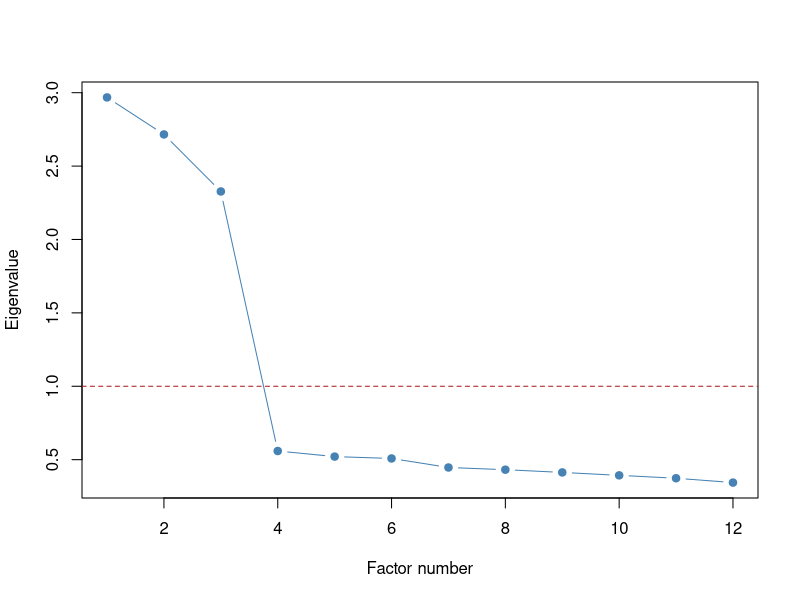

The R source for this figure:
## ---- chunk 1
#| fig-cap: "A scree plot. Three eigenvalues stand above 1, then the scree falls to rubble — three factors."
#| fig-height: 3.4
set.seed(2026)
N <- 500; load <- 0.75
F1 <- rnorm(N); F2 <- rnorm(N); F3 <- rnorm(N)             # three hidden factors
mk  <- function(f) load * f + rnorm(N, sd = sqrt(1 - load^2))
items <- data.frame(sapply(c(rep("F1",4), rep("F2",4), rep("F3",4)),
                           function(f) mk(get(f))))
names(items) <- paste0("item", 1:12)

ev <- eigen(cor(items))$values                            # eigenvalues of the correlation matrix
plot(ev, type = "b", pch = 19, col = "steelblue",
     xlab = "Factor number", ylab = "Eigenvalue", main = "")
abline(h = 1, lty = 2, col = "firebrick")                 # Kaiser's "keep it if > 1" line
## ---- chunk 2
sum(ev > 1)                                                # how many factors the data suggest
